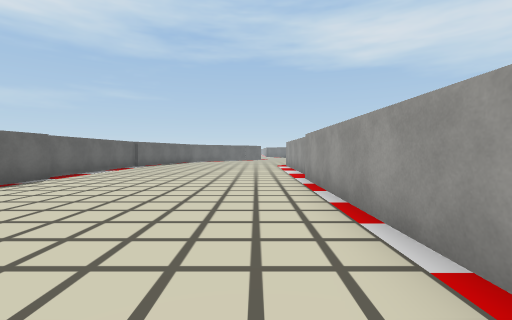
[1] (above)

24 first-person views from a walk through a 3-D level made in the Unity game engine. The camera is 1.4 m above the floor, tilts 2° down and sees 90° across. The floor is counted in squares, 2 m on a side. Each view is taken from the middle of a square. On the plan, view 1 faces up. The plan holds only what a view shows up to about 9 squares ahead; the rest is blank. The place goes on beyond the plan. The player is left out. Some surface patterns are stand-ins.

[2]
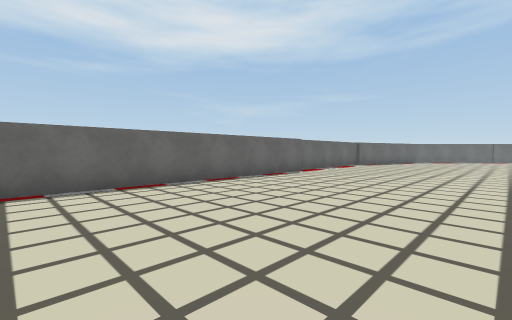

[3]
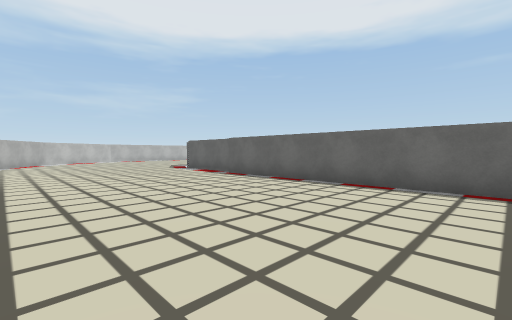

[4]
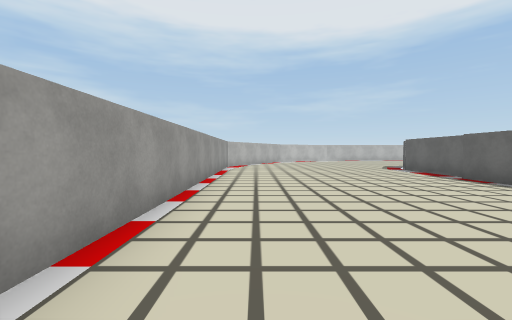

[5]
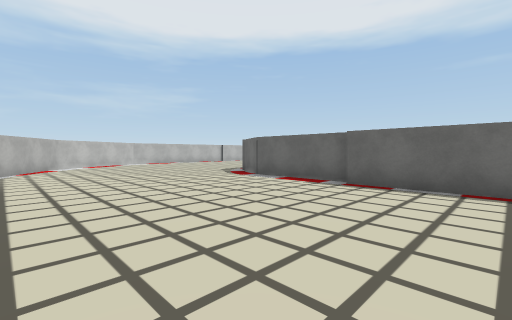

[6]
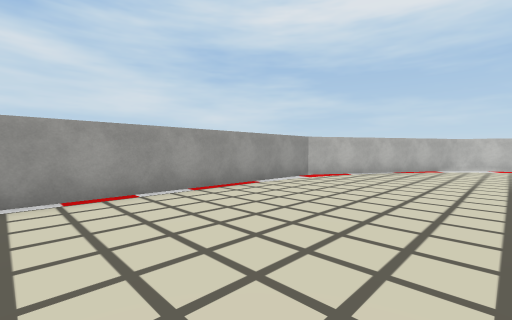

[7]
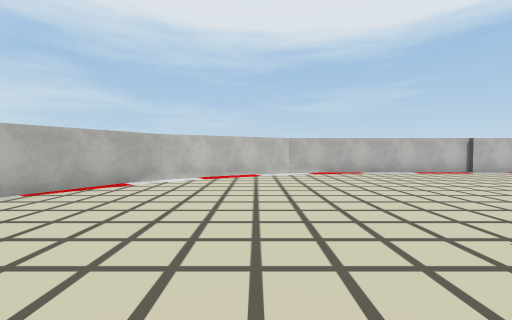

[8]
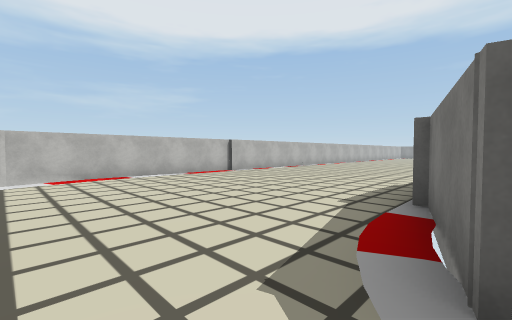

[9]
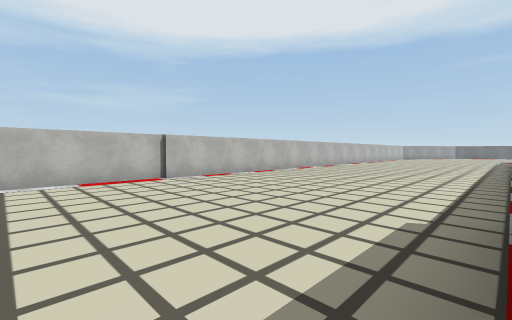

[10]
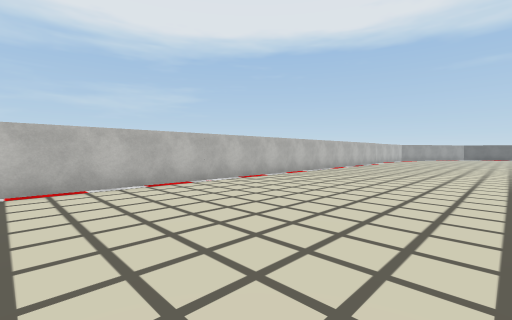

[11]
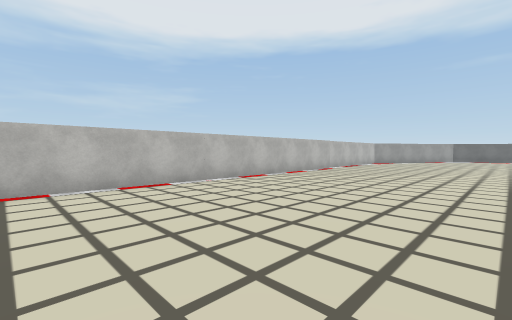

[12]
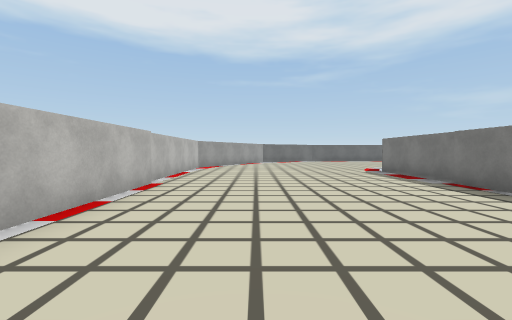

[13]
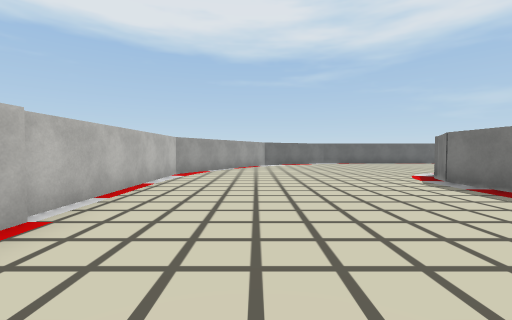

[14]
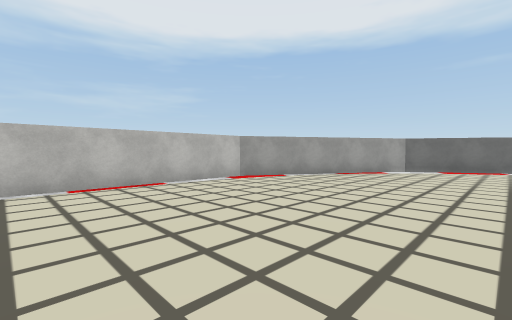

[15]
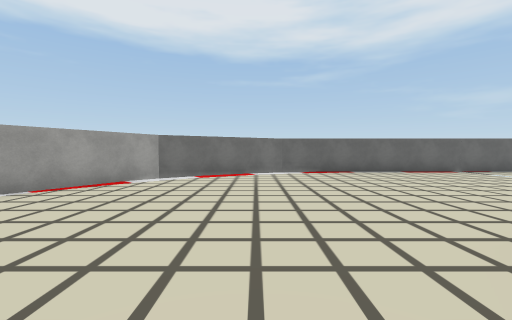

[16]
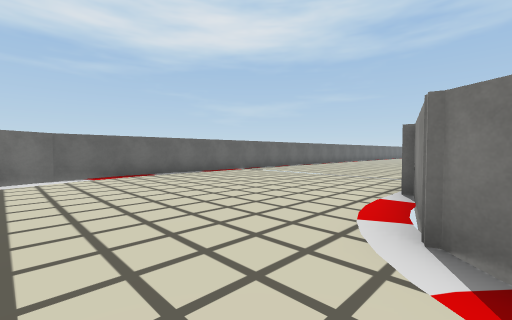

[17]
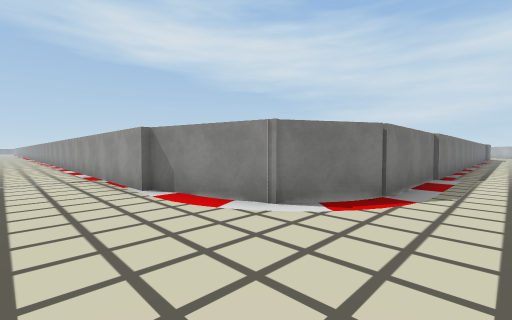

[18]
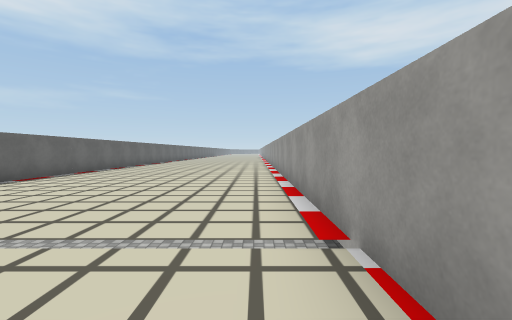

[19]
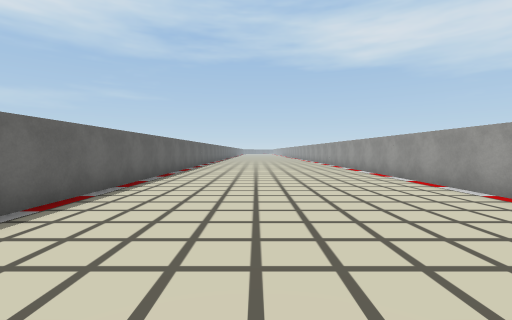

[20]
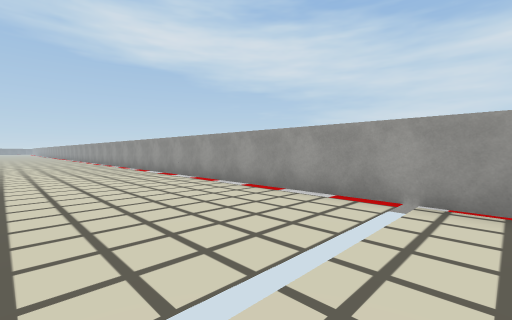

[21]
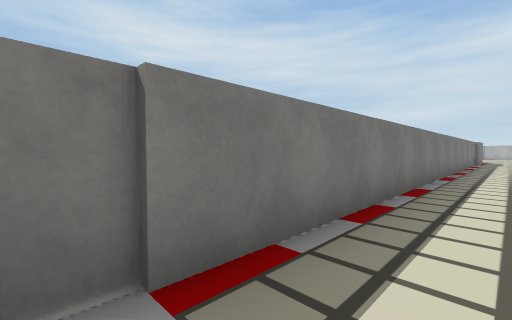

[22]
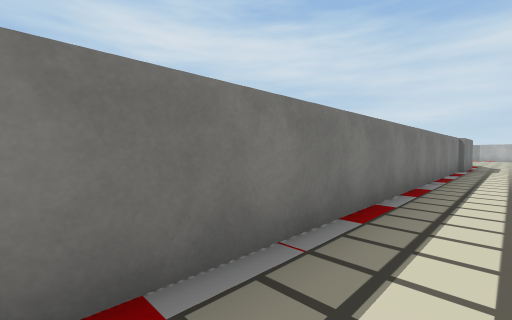

[23]
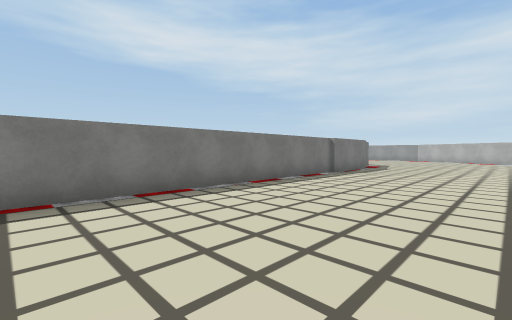

[24]
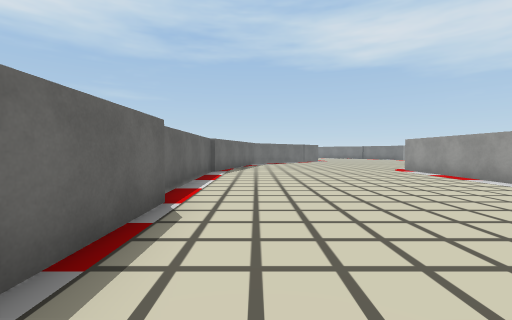

### Floor plan
Points are (right, up) in squares from view 1. A wall is a line through its corners. A room is listed if a view was taken in it or the views show most of it. See-through windows are left out.
Room 1 (views 1, 2, 3, 4, 5, 6, 7, 8, 9, 10, 11, 12, 13, 14, 15, 16, 17, 18, 19, 20, 21, 22, 23, 24)
walls: (-10.2, -10.8) (-29.9, -10.8); (-26.5, -17.2) (-5, -17.2); (-29.9, -10.6) (-31.5, -9.7) (-32.1, -7.3); (-5.5, -5.6) (-5.5, -8.5) (-6.5, -10.1) (-8.8, -10.7); (-5.2, -17.5) (-1.6, -15.4) (1.2, -10.4) (1.2, 6.5); (-32.2, -7.5) (-32.2, 3); (-5.2, 6.5) (-5.2, -5.5); (-5.5, 10.5) (-5.5, 6.9); (-38.7, 3) (-38.7, -11.1) (-36.8, -14.6) (-31.8, -17.4) (-26.6, -17.4); (1.5, 7.5) (1.5, 10.5)

Where each view was taken, in squares from view 1:
view 1: 0 up, 0 right, facing up
view 2: 1 down, 0 right, facing up-left
view 3: 1 up, 0 right, facing down-left
view 4: 1 up, 0 right, facing down
view 5: 3 down, 0 right, facing down-left
view 6: 4 down, 3 left, facing down-right
view 7: 9 down, 4 left, facing down
view 8: 10 down, 5 left, facing down-left
view 9: 11 down, 8 left, facing down-left
view 10: 12 down, 12 left, facing down-left
view 11: 12 down, 17 left, facing down-left
view 12: 15 down, 21 left, facing left
view 13: 15 down, 24 left, facing left
view 14: 12 down, 27 left, facing down-left
view 15: 12 down, 30 left, facing left
view 16: 12 down, 31 left, facing up-left
view 17: 12 down, 34 left, facing up-right
view 18: 7 down, 33 left, facing up
view 19: 6 down, 36 left, facing up
view 20: 6 down, 36 left, facing up-right
view 21: 12 down, 27 left, facing up-right
view 22: 12 down, 22 left, facing up-right
view 23: 15 down, 19 left, facing up-right
view 24: 3 up, 4 left, facing up
